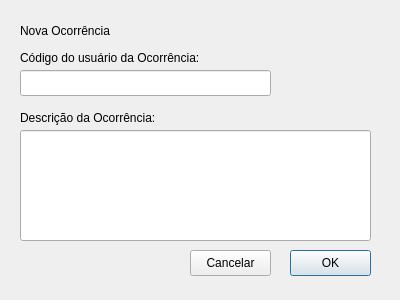
<?xml version="1.0" encoding="UTF-8"?>
<ui version="4.0">
 <class>Dialog</class>
 <widget class="QDialog" name="Dialog">
  <property name="geometry">
   <rect>
    <x>0</x>
    <y>0</y>
    <width>400</width>
    <height>300</height>
   </rect>
  </property>
  <property name="windowTitle">
   <string>Dialog</string>
  </property>
  <widget class="QLineEdit" name="lineEdit_2">
   <property name="geometry">
    <rect>
     <x>20</x>
     <y>130</y>
     <width>351</width>
     <height>111</height>
    </rect>
   </property>
  </widget>
  <widget class="QLabel" name="label">
   <property name="geometry">
    <rect>
     <x>20</x>
     <y>20</y>
     <width>141</width>
     <height>21</height>
    </rect>
   </property>
   <property name="text">
    <string>Nova Ocorrência</string>
   </property>
  </widget>
  <widget class="QLabel" name="label_3">
   <property name="geometry">
    <rect>
     <x>20</x>
     <y>110</y>
     <width>251</width>
     <height>16</height>
    </rect>
   </property>
   <property name="text">
    <string>Descrição da Ocorrência:</string>
   </property>
  </widget>
  <widget class="QPushButton" name="btnSalvar">
   <property name="geometry">
    <rect>
     <x>290</x>
     <y>250</y>
     <width>81</width>
     <height>26</height>
    </rect>
   </property>
   <property name="text">
    <string>OK</string>
   </property>
  </widget>
  <widget class="QLineEdit" name="lineEdit">
   <property name="geometry">
    <rect>
     <x>20</x>
     <y>70</y>
     <width>251</width>
     <height>26</height>
    </rect>
   </property>
  </widget>
  <widget class="QPushButton" name="btnCancelar">
   <property name="geometry">
    <rect>
     <x>190</x>
     <y>250</y>
     <width>81</width>
     <height>26</height>
    </rect>
   </property>
   <property name="text">
    <string>Cancelar</string>
   </property>
  </widget>
  <widget class="QLabel" name="label_2">
   <property name="geometry">
    <rect>
     <x>20</x>
     <y>50</y>
     <width>221</width>
     <height>16</height>
    </rect>
   </property>
   <property name="text">
    <string>Código do usuário da Ocorrência:</string>
   </property>
  </widget>
 </widget>
 <resources/>
 <connections/>
</ui>
